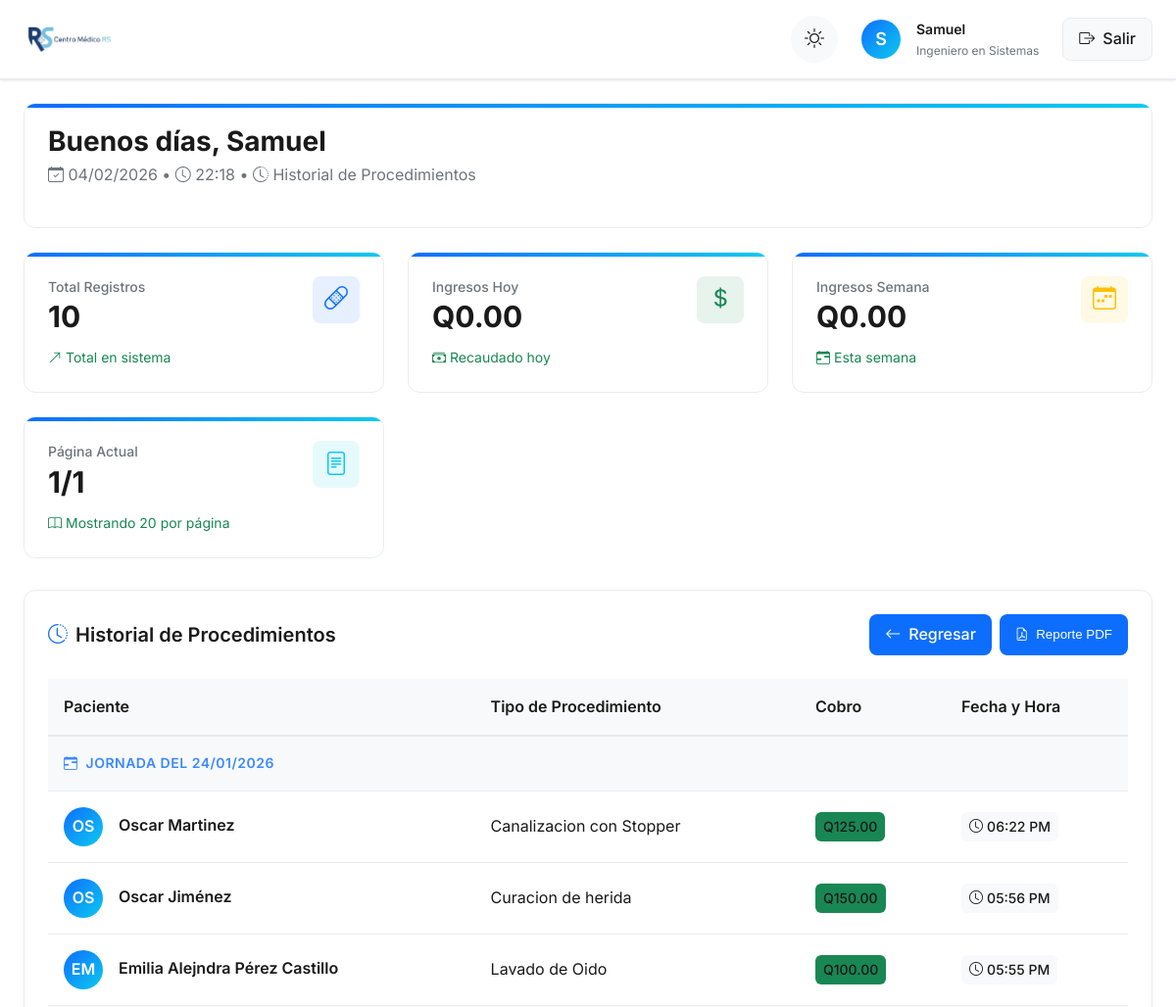
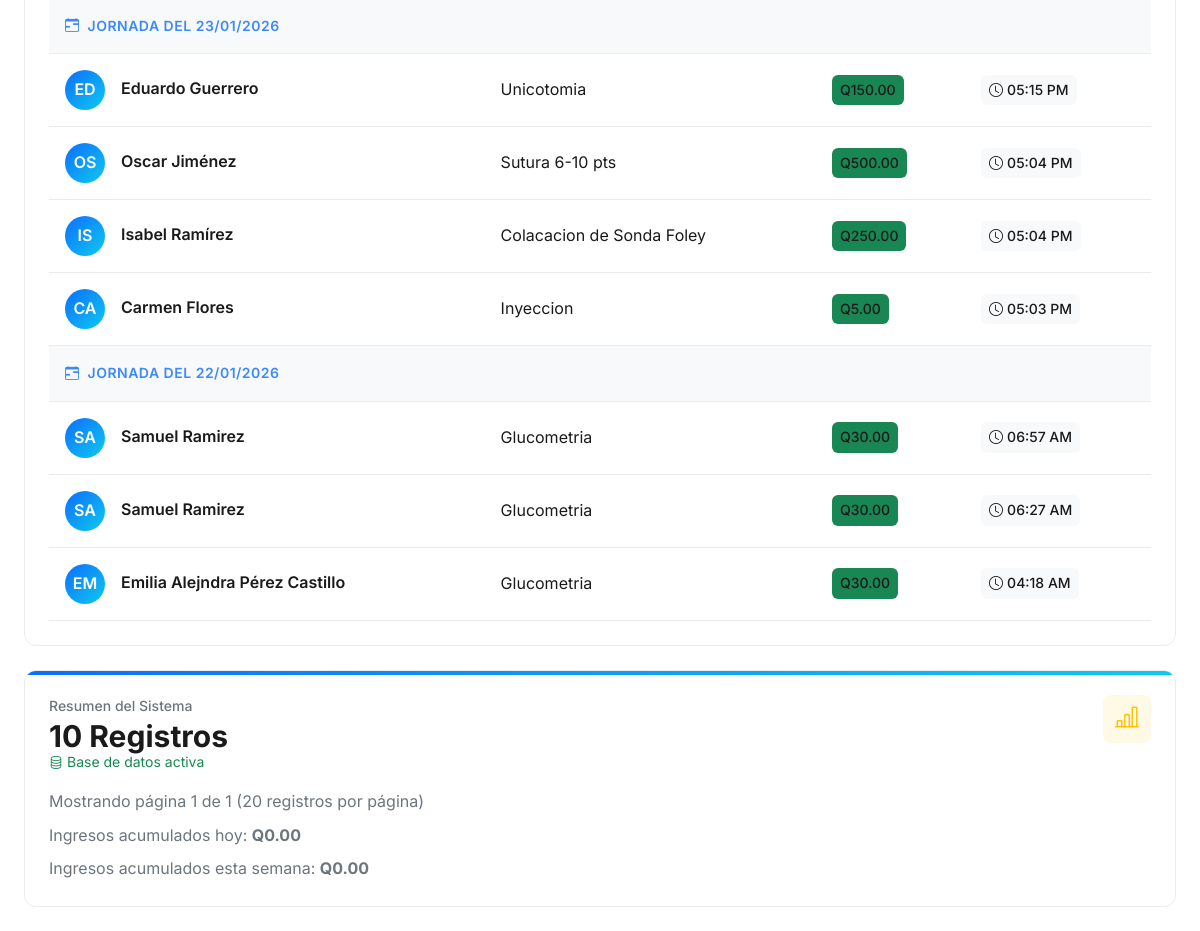
/php/minor_procedures/historial_procedimientos.php (signed in), run on the app's committed database (2 pictures, top to bottom).
### tables this page shows
CREATE TABLE `procedimientos_menores` (
  `id_procedimiento` int NOT NULL,
  `id_paciente` int NOT NULL,
  `nombre_paciente` varchar(255) NOT NULL,
  `procedimiento` varchar(255) NOT NULL COMMENT 'Nombre del procedimiento (ej. Sutura, Curación)',
  `cobro` decimal(10,2) NOT NULL,
  `fecha_procedimiento` timestamp NULL DEFAULT CURRENT_TIMESTAMP,
  `usuario` varchar(255) DEFAULT NULL,
  `tipo_pago` enum('Efectivo','Tarjeta','Transferencia') DEFAULT 'Efectivo'
);

### php/minor_procedures/historial_procedimientos.php (the view, shortened to what this page needs)
<?php
$limit = 20;
$page = isset($_GET['page']) ? (int) $_GET['page'] : 1;
$offset = ($page > 1) ? ($page - 1) * $limit : 0;
try {
    $database = new Database();
    $conn = $database->getConnection();
    $user_type = $_SESSION['tipoUsuario'];
    $user_name = $_SESSION['nombre'];
    $user_specialty = $_SESSION['especialidad'] ?? 'Profesional Médico';
    $stmt_count = $conn->query("SELECT COUNT(*) as total FROM procedimientos_menores");
    $total_registros = $stmt_count->fetch(PDO::FETCH_ASSOC)['total'];
    $total_paginas = ceil($total_registros / $limit);
    $stmt = $conn->prepare("
        SELECT id_procedimiento, nombre_paciente, procedimiento, cobro, fecha_procedimiento
        FROM procedimientos_menores
        ORDER BY fecha_procedimiento DESC
        LIMIT :limit OFFSET :offset
    ");
    $stmt->bindParam(':limit', $limit, PDO::PARAM_INT);
    $stmt->bindParam(':offset', $offset, PDO::PARAM_INT);
    $stmt->execute();
    $procedimientos = $stmt->fetchAll(PDO::FETCH_ASSOC);
    $today = date('Y-m-d');
    $stmt_today = $conn->prepare("SELECT SUM(cobro) as total FROM procedimientos_menores WHERE DATE(fecha_procedimiento) = ?");
    $stmt_today->execute([$today]);
    $today_revenue = $stmt_today->fetch(PDO::FETCH_ASSOC)['total'] ?? 0;
    $week_start = date('Y-m-d', strtotime('monday this week'));
    $week_end = date('Y-m-d', strtotime('sunday this week'));
    $stmt_week = $conn->prepare("SELECT SUM(cobro) as total FROM procedimientos_menores WHERE DATE(fecha_procedimiento) BETWEEN ? AND ?");
    $stmt_week->execute([$week_start, $week_end]);
    $week_revenue = $stmt_week->fetch(PDO::FETCH_ASSOC)['total'] ?? 0;
} catch (Exception $e) {
    error_log("Error en historial de procedimientos: " . $e->getMessage());
    $procedimientos = [];
    $total_paginas = 1;
    $today_revenue = 0;
    $week_revenue = 0;
    $error_message = "Error al cargar el historial: " . $e->getMessage();
}
?>
<!DOCTYPE html>
<html lang="es" data-theme="light">
<head>
    <link rel="stylesheet" href="https://cdn.jsdelivr.net/npm/bootstrap-icons@1.10.0/font/bootstrap-icons.css">
</head>
<body>
    <div class="dashboard-container">
        <header class="dashboard-header">
            <div class="header-content">
                <div class="brand-container">
                    <img src="../../assets/img/cmrs.png" alt="Centro Médico RS" class="brand-logo">
                </div>
                <div class="header-controls">
                    <div class="theme-toggle">
                        <button id="themeSwitch" class="theme-btn" aria-label="Cambiar tema claro/oscuro">
                            <i class="bi bi-sun theme-icon sun-icon"></i>
                        </button>
                    </div>
                    <div class="header-user">
                        <div class="header-avatar">
                            <?php echo strtoupper(substr($user_name, 0, 1)); ?>
                        </div>
                        <div class="header-details">
                            <span class="header-name"><?php echo htmlspecialchars($user_name); ?></span>
                            <span class="header-role"><?php echo htmlspecialchars($user_specialty); ?></span>
                        </div>
                    </div>
                    <a href="../auth/logout.php" class="logout-btn">
                        <i class="bi bi-box-arrow-right"></i>
                        <span>Salir</span>
                    </a>
                </div>
            </div>
        </header>
        <main class="main-content">
            <div class="stat-card mb-4 animate-in">
                <div class="stat-header">
                    <div>
                        <h2 id="greeting" class="stat-value" style="font-size: 1.75rem; margin-bottom: 0.5rem;">
                            <span id="greeting-text">Buenos días</span>, <?php echo htmlspecialchars($user_name); ?>
                        </h2>
                        <p class="text-muted mb-0">
                            <i class="bi bi-calendar-check me-1"></i> <?php echo date('d/m/Y'); ?>
                            <span class="mx-2">•</span>
                            <i class="bi bi-clock me-1"></i> <span id="current-time"><?php echo date('H:i'); ?></span>
                            <span class="mx-2">•</span>
                            <i class="bi bi-clock-history me-1"></i> Historial de Procedimientos
                        </p>
                    </div>
                </div>
            </div>
            <?php if ($user_type === 'admin'): ?>
                <div class="stats-grid">
                    <div class="stat-card animate-in delay-1">
                        <div class="stat-header">
                            <div>
                                <div class="stat-title">Total Registros</div>
                                <div class="stat-value"><?php echo $total_registros; ?></div>
                            </div>
                            <div class="stat-icon primary">
                                <i class="bi bi-bandaid"></i>
                            </div>
                        </div>
                        <div class="stat-change positive">
                            <i class="bi bi-arrow-up-right"></i>
                            <span>Total en sistema</span>
                        </div>
                    </div>
                    <div class="stat-card animate-in delay-2">
                        <div class="stat-header">
                            <div>
                                <div class="stat-title">Ingresos Hoy</div>
                                <div class="stat-value">Q<?php echo number_format($today_revenue, 2); ?></div>
                            </div>
                            <div class="stat-icon success">
                                <i class="bi bi-currency-dollar"></i>
                            </div>
                        </div>
                        <div class="stat-change positive">
                            <i class="bi bi-cash-stack"></i>
                            <span>Recaudado hoy</span>
                        </div>
                    </div>
                    <div class="stat-card animate-in delay-3">
                        <div class="stat-header">
                            <div>
                                <div class="stat-title">Ingresos Semana</div>
                                <div class="stat-value">Q<?php echo number_format($week_revenue, 2); ?></div>
                            </div>
                            <div class="stat-icon warning">
                                <i class="bi bi-calendar-week"></i>
                            </div>
                        </div>
                        <div class="stat-change positive">
                            <i class="bi bi-calendar-range"></i>
                            <span>Esta semana</span>
                        </div>
                    </div>
                    <div class="stat-card animate-in delay-4">
                        <div class="stat-header">
                            <div>
                                <div class="stat-title">Página Actual</div>
                                <div class="stat-value"><?php echo $page; ?>/<?php echo $total_paginas; ?></div>
                            </div>
                            <div class="stat-icon info">
                                <i class="bi bi-file-text"></i>
                            </div>
                        </div>
                        <div class="stat-change positive">
                            <i class="bi bi-book"></i>
                            <span>Mostrando <?php echo $limit; ?> por página</span>
                        </div>
                    </div>
                </div>
            <?php endif; ?>
            <section class="appointments-section animate-in delay-1">
                <div class="section-header">
                    <h3 class="section-title">
                        <i class="bi bi-clock-history section-title-icon"></i>
                        Historial de Procedimientos
                    </h3>
                    <div class="d-flex gap-2">
                        <a href="index.php" class="action-btn secondary">
                            <i class="bi bi-arrow-left"></i>
                            <span>Regresar</span>
                        </a>
                        <?php if ($user_type === 'admin'): ?>
                            <button type="button" class="action-btn" id="btnGenerateReport">
                                <i class="bi bi-file-earmark-pdf"></i>
                                <span>Reporte PDF</span>
                            </button>
                        <?php endif; ?>
                    </div>
                </div>
                <?php if (empty($procedimientos)): ?>
                    <div class="empty-state">
                        <div class="empty-icon">
                            <i class="bi bi-bandaid"></i>
                        </div>
                        <h4 class="text-muted mb-2">No se encontraron registros</h4>
                        <p class="text-muted mb-3">No hay procedimientos registrados en el sistema.</p>
                        <a href="index.php" class="action-btn">
                            <i class="bi bi-plus-lg"></i>
                            Registrar primer procedimiento
                        </a>
                    </div>
                <?php else: ?>
                    <div class="table-responsive">
                        <table class="appointments-table">
                            <thead>
                                <tr>
                                    <th>Paciente</th>
                                    <th>Tipo de Procedimiento</th>
                                    <th>Cobro</th>
                                    <th>Fecha y Hora</th>
                                </tr>
                            </thead>
                            <tbody>
                                <?php
                                $prev_jornada = null;
                                foreach ($procedimientos as $proc):
                                    $timestamp = strtotime($proc['fecha_procedimiento']);
                                    $hora = (int) date('H', $timestamp);
                                    $fecha_base = date('Y-m-d', $timestamp);
                                    if ($hora < 8) {
                                        $jornada_date = date('Y-m-d', strtotime('-1 day', $timestamp));
                                    } else {
                                        $jornada_date = $fecha_base;
                                    }
                                    if ($jornada_date !== $prev_jornada):
                                        $display_date = date('d/m/Y', strtotime($jornada_date));
                                        if ($jornada_date == date('Y-m-d')) {
                                            $display_text = "Jornada de Hoy ($display_date)";
                                        } elseif ($jornada_date == date('Y-m-d', strtotime('-1 day'))) {
                                            $display_text = "Jornada de Ayer ($display_date)";
                                        } else {
                                            $display_text = "Jornada del " . $display_date;
                                        }
                                        ?>
                                        <tr class="jornada-row">
                                            <td colspan="4" class="jornada-cell">
                                                <i class="bi bi-calendar-range jornada-icon"></i>
                                                <?php echo $display_text; ?>
                                            </td>
                                        </tr>
                                        <?php
                                        $prev_jornada = $jornada_date;
                                    endif;
                                    $patient_name = htmlspecialchars($proc['nombre_paciente']);
                                    $patient_initials = strtoupper(substr($patient_name, 0, 2));
                                    ?>
                                    <tr>
                                        <td>
                                            <div class="patient-cell">
                                                <div class="patient-avatar">
                                                    <?php echo $patient_initials; ?>
                                                </div>
                                                <div class="patient-info">
                                                    <div class="patient-name"><?php echo $patient_name; ?></div>
                                                </div>
                                            </div>
                                        </td>
                                        <td>
                                            <span
                                                class="procedure-type"><?php echo htmlspecialchars($proc['procedimiento']); ?></span>
                                        </td>
                                        <td>
                                            <span class="time-badge bg-success text-white">
                                                Q<?php echo number_format($proc['cobro'], 2); ?>
                                            </span>
                                        </td>
                                        <td>
                                            <span class="time-badge">
                                                <i class="bi bi-clock"></i>
                                                <?php echo date('h:i A', strtotime($proc['fecha_procedimiento'])); ?>
                                            </span>
                                        </td>
                                    </tr>
                                <?php endforeach; ?>
                            </tbody>
                        </table>
                    </div>
                <?php endif; ?>
            </section>
            <div class="stat-card animate-in delay-2">
                <div class="stat-header">
                    <div>
                        <div class="stat-title">Resumen del Sistema</div>
                        <div class="stat-value"><?php echo $total_registros; ?> Registros</div>
                        <div class="stat-change positive">
                            <i class="bi bi-database"></i>
                            <span>Base de datos activa</span>
                        </div>
                    </div>
                    <div class="stat-icon warning">
                        <i class="bi bi-bar-chart-line"></i>
                    </div>
                </div>
                <div class="mt-3">
                    <p class="text-muted mb-2">Mostrando página <?php echo $page; ?> de <?php echo $total_paginas; ?>
                        (<?php echo $limit; ?> registros por página)</p>
                    <p class="text-muted mb-2">Ingresos acumulados hoy:
                        <strong>Q<?php echo number_format($today_revenue, 2); ?></strong>
                    </p>
                    <p class="text-muted mb-0">Ingresos acumulados esta semana:
                        <strong>Q<?php echo number_format($week_revenue, 2); ?></strong>
                    </p>
                </div>
            </div>
        </main>
    </div>
</body>
</html>

### data on the page
procedimientos_menores: fecha_procedimiento "JORNADA DEL 24/01/2026", nombre_paciente "OS", nombre_paciente "Oscar Martinez", procedimiento "Canalizacion con Stopper", cobro "125.00", fecha_procedimiento "06:22 PM"
procedimientos_menores: nombre_paciente "OS", nombre_paciente "Oscar Jiménez", procedimiento "Curacion de herida", cobro "150.00", fecha_procedimiento "05:56 PM"
procedimientos_menores: nombre_paciente "EM", nombre_paciente "Emilia Alejndra Pérez Castillo", procedimiento "Lavado de Oido", cobro "100.00", fecha_procedimiento "05:55 PM"
procedimientos_menores: fecha_procedimiento "JORNADA DEL 23/01/2026", nombre_paciente "ED", nombre_paciente "Eduardo Guerrero", procedimiento "Unicotomia", cobro "150.00", fecha_procedimiento "05:15 PM"
procedimientos_menores: nombre_paciente "OS", nombre_paciente "Oscar Jiménez", procedimiento "Sutura 6-10 pts", cobro "500.00", fecha_procedimiento "05:04 PM"
procedimientos_menores: nombre_paciente "IS", nombre_paciente "Isabel Ramírez", procedimiento "Colacacion de Sonda Foley", cobro "250.00", fecha_procedimiento "05:04 PM"
procedimientos_menores: nombre_paciente "CA", nombre_paciente "Carmen Flores", procedimiento "Inyeccion", cobro "5.00", fecha_procedimiento "05:03 PM"
procedimientos_menores: fecha_procedimiento "JORNADA DEL 22/01/2026", nombre_paciente "SA", nombre_paciente "Samuel Ramirez", procedimiento "Glucometria", cobro "30.00", fecha_procedimiento "06:57 AM"
procedimientos_menores: nombre_paciente "SA", nombre_paciente "Samuel Ramirez", procedimiento "Glucometria", cobro "30.00", fecha_procedimiento "06:27 AM"
procedimientos_menores: nombre_paciente "EM", nombre_paciente "Emilia Alejndra Pérez Castillo", procedimiento "Glucometria", cobro "30.00", fecha_procedimiento "04:18 AM"

### other printed values
substr($user_name, 0, 1) "S"
$user_name "Samuel"
$user_specialty "Ingeniero en Sistemas"
$total_registros "10"
$today_revenue "0.00"
$week_revenue "0.00"
$page "1"
$total_paginas "1"
$limit "20"
